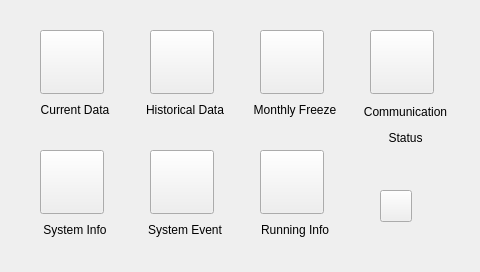
<?xml version="1.0" encoding="UTF-8"?>
<ui version="4.0">
 <class>DataViewWidget</class>
 <widget class="QWidget" name="DataViewWidget">
  <property name="geometry">
   <rect>
    <x>0</x>
    <y>0</y>
    <width>480</width>
    <height>272</height>
   </rect>
  </property>
  <property name="windowTitle">
   <string>Form</string>
  </property>
  <widget class="QToolButton" name="monthDataButton">
   <property name="geometry">
    <rect>
     <x>260</x>
     <y>30</y>
     <width>64</width>
     <height>64</height>
    </rect>
   </property>
   <property name="styleSheet">
    <string notr="true">border-image: url(:/images/sysManage.png);</string>
   </property>
   <property name="text">
    <string/>
   </property>
  </widget>
  <widget class="QLabel" name="sysInfoLabel">
   <property name="geometry">
    <rect>
     <x>20</x>
     <y>220</y>
     <width>110</width>
     <height>20</height>
    </rect>
   </property>
   <property name="text">
    <string>&lt;html&gt;&lt;head/&gt;&lt;body&gt;&lt;p align=&quot;center&quot;&gt;System Info&lt;/p&gt;&lt;/body&gt;&lt;/html&gt;</string>
   </property>
   <property name="buddy">
    <cstring>sysInfoButton</cstring>
   </property>
  </widget>
  <widget class="QLabel" name="currentDataLabel">
   <property name="geometry">
    <rect>
     <x>20</x>
     <y>100</y>
     <width>110</width>
     <height>20</height>
    </rect>
   </property>
   <property name="lineWidth">
    <number>2</number>
   </property>
   <property name="text">
    <string>&lt;html&gt;&lt;head/&gt;&lt;body&gt;&lt;p align=&quot;center&quot;&gt;Current Data&lt;/p&gt;&lt;/body&gt;&lt;/html&gt;</string>
   </property>
   <property name="buddy">
    <cstring>currentDataButton</cstring>
   </property>
  </widget>
  <widget class="QToolButton" name="historicalDataButton">
   <property name="geometry">
    <rect>
     <x>150</x>
     <y>30</y>
     <width>64</width>
     <height>64</height>
    </rect>
   </property>
   <property name="styleSheet">
    <string notr="true">border-image: url(:/images/paramSet.png);</string>
   </property>
   <property name="text">
    <string/>
   </property>
  </widget>
  <widget class="QLabel" name="historicalDataLabel">
   <property name="geometry">
    <rect>
     <x>130</x>
     <y>100</y>
     <width>110</width>
     <height>20</height>
    </rect>
   </property>
   <property name="text">
    <string>&lt;html&gt;&lt;head/&gt;&lt;body&gt;&lt;p align=&quot;center&quot;&gt;Historical Data&lt;/p&gt;&lt;/body&gt;&lt;/html&gt;</string>
   </property>
   <property name="buddy">
    <cstring>historicalDataButton</cstring>
   </property>
  </widget>
  <widget class="QToolButton" name="sysInfoButton">
   <property name="geometry">
    <rect>
     <x>40</x>
     <y>150</y>
     <width>64</width>
     <height>64</height>
    </rect>
   </property>
   <property name="styleSheet">
    <string notr="true">border-image: url(:/images/sysDebug.png);</string>
   </property>
   <property name="text">
    <string/>
   </property>
  </widget>
  <widget class="QLabel" name="monthDataLabel">
   <property name="geometry">
    <rect>
     <x>240</x>
     <y>100</y>
     <width>110</width>
     <height>20</height>
    </rect>
   </property>
   <property name="text">
    <string>&lt;html&gt;&lt;head/&gt;&lt;body&gt;&lt;p align=&quot;center&quot;&gt;Monthly Freeze&lt;/p&gt;&lt;/body&gt;&lt;/html&gt;</string>
   </property>
   <property name="buddy">
    <cstring>monthDataButton</cstring>
   </property>
  </widget>
  <widget class="QLabel" name="commStatusDLabel">
   <property name="geometry">
    <rect>
     <x>350</x>
     <y>100</y>
     <width>111</width>
     <height>51</height>
    </rect>
   </property>
   <property name="text">
    <string>&lt;html&gt;&lt;head/&gt;&lt;body&gt;&lt;p align=&quot;center&quot;&gt;Communication&lt;/p&gt;&lt;p align=&quot;center&quot;&gt;Status&lt;/p&gt;&lt;/body&gt;&lt;/html&gt;</string>
   </property>
   <property name="buddy">
    <cstring>commStatusButton</cstring>
   </property>
  </widget>
  <widget class="QToolButton" name="runningInfoButton">
   <property name="geometry">
    <rect>
     <x>260</x>
     <y>150</y>
     <width>64</width>
     <height>64</height>
    </rect>
   </property>
   <property name="styleSheet">
    <string notr="true">border-image: url(:/images/sysAbout.png);</string>
   </property>
   <property name="text">
    <string/>
   </property>
  </widget>
  <widget class="QToolButton" name="currentDataButton">
   <property name="geometry">
    <rect>
     <x>40</x>
     <y>30</y>
     <width>64</width>
     <height>64</height>
    </rect>
   </property>
   <property name="styleSheet">
    <string notr="true">border-image: url(:/images/dataView.png);
</string>
   </property>
   <property name="text">
    <string/>
   </property>
  </widget>
  <widget class="QToolButton" name="sysEventButton">
   <property name="geometry">
    <rect>
     <x>150</x>
     <y>150</y>
     <width>64</width>
     <height>64</height>
    </rect>
   </property>
   <property name="styleSheet">
    <string notr="true">border-image: url(:/images/modView.png);</string>
   </property>
   <property name="text">
    <string/>
   </property>
  </widget>
  <widget class="QToolButton" name="commStatusButton">
   <property name="geometry">
    <rect>
     <x>370</x>
     <y>30</y>
     <width>64</width>
     <height>64</height>
    </rect>
   </property>
   <property name="styleSheet">
    <string notr="true">border-image: url(:/images/adCMD.png);</string>
   </property>
   <property name="text">
    <string/>
   </property>
  </widget>
  <widget class="QLabel" name="sysEventLabel">
   <property name="geometry">
    <rect>
     <x>130</x>
     <y>220</y>
     <width>110</width>
     <height>20</height>
    </rect>
   </property>
   <property name="text">
    <string>&lt;html&gt;&lt;head/&gt;&lt;body&gt;&lt;p align=&quot;center&quot;&gt;System Event&lt;/p&gt;&lt;/body&gt;&lt;/html&gt;</string>
   </property>
   <property name="buddy">
    <cstring>sysEventButton</cstring>
   </property>
  </widget>
  <widget class="QLabel" name="runningInfoLabel">
   <property name="geometry">
    <rect>
     <x>240</x>
     <y>220</y>
     <width>110</width>
     <height>20</height>
    </rect>
   </property>
   <property name="text">
    <string>&lt;html&gt;&lt;head/&gt;&lt;body&gt;&lt;p align=&quot;center&quot;&gt;Running Info&lt;/p&gt;&lt;/body&gt;&lt;/html&gt;</string>
   </property>
   <property name="buddy">
    <cstring>runningInfoButton</cstring>
   </property>
  </widget>
  <widget class="QToolButton" name="backButton">
   <property name="geometry">
    <rect>
     <x>380</x>
     <y>190</y>
     <width>32</width>
     <height>32</height>
    </rect>
   </property>
   <property name="styleSheet">
    <string notr="true">border-image: url(:/images/back.png);</string>
   </property>
   <property name="text">
    <string/>
   </property>
  </widget>
 </widget>
 <tabstops>
  <tabstop>currentDataButton</tabstop>
  <tabstop>historicalDataButton</tabstop>
  <tabstop>monthDataButton</tabstop>
  <tabstop>commStatusButton</tabstop>
  <tabstop>sysInfoButton</tabstop>
  <tabstop>sysEventButton</tabstop>
  <tabstop>runningInfoButton</tabstop>
 </tabstops>
 <resources/>
 <connections/>
</ui>
